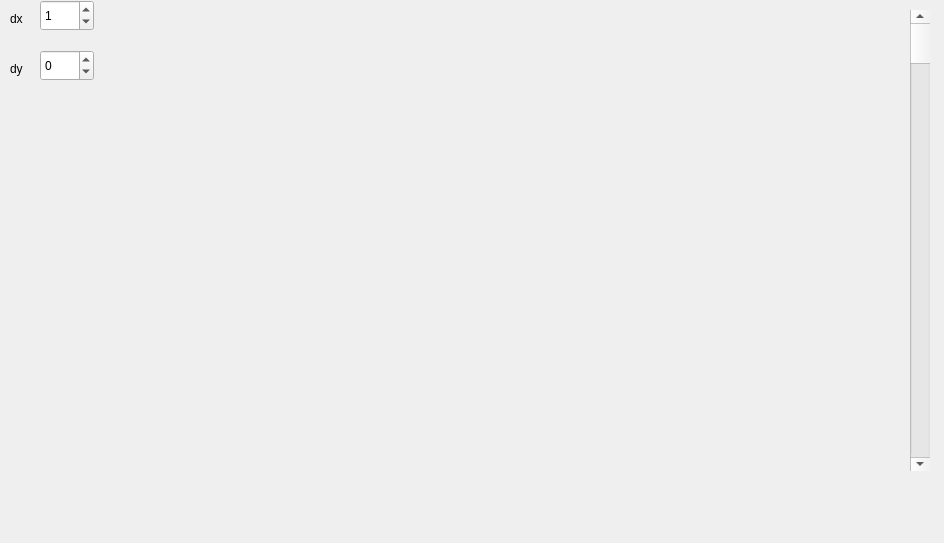
<?xml version="1.0" encoding="UTF-8"?>
<ui version="4.0">
 <class>Dialog</class>
 <widget class="QDialog" name="Dialog">
  <property name="geometry">
   <rect>
    <x>0</x>
    <y>0</y>
    <width>944</width>
    <height>543</height>
   </rect>
  </property>
  <property name="windowTitle">
   <string>Dialog</string>
  </property>
  <widget class="QLabel" name="label">
   <property name="geometry">
    <rect>
     <x>440</x>
     <y>100</y>
     <width>221</width>
     <height>221</height>
    </rect>
   </property>
   <property name="text">
    <string/>
   </property>
   <property name="pixmap">
    <pixmap resource="franjo_pong.qrc">:/images/franjo.png</pixmap>
   </property>
  </widget>
  <widget class="QSpinBox" name="box_dx">
   <property name="geometry">
    <rect>
     <x>40</x>
     <y>0</y>
     <width>54</width>
     <height>31</height>
    </rect>
   </property>
   <property name="minimum">
    <number>-100</number>
   </property>
   <property name="maximum">
    <number>100</number>
   </property>
   <property name="value">
    <number>1</number>
   </property>
  </widget>
  <widget class="QLabel" name="label_2">
   <property name="geometry">
    <rect>
     <x>10</x>
     <y>10</y>
     <width>67</width>
     <height>17</height>
    </rect>
   </property>
   <property name="text">
    <string>dx</string>
   </property>
  </widget>
  <widget class="QSpinBox" name="box_dy">
   <property name="geometry">
    <rect>
     <x>40</x>
     <y>50</y>
     <width>54</width>
     <height>31</height>
    </rect>
   </property>
   <property name="minimum">
    <number>-1</number>
   </property>
   <property name="maximum">
    <number>1</number>
   </property>
  </widget>
  <widget class="QLabel" name="label_3">
   <property name="geometry">
    <rect>
     <x>10</x>
     <y>60</y>
     <width>67</width>
     <height>17</height>
    </rect>
   </property>
   <property name="text">
    <string>dy</string>
   </property>
  </widget>
  <widget class="QScrollBar" name="verticalScrollBar">
   <property name="geometry">
    <rect>
     <x>910</x>
     <y>10</y>
     <width>20</width>
     <height>461</height>
    </rect>
   </property>
   <property name="orientation">
    <enum>Qt::Vertical</enum>
   </property>
  </widget>
 </widget>
 <layoutdefault spacing="6" margin="11"/>
 <resources>
  <include location="franjo_pong.qrc"/>
 </resources>
 <connections/>
</ui>
